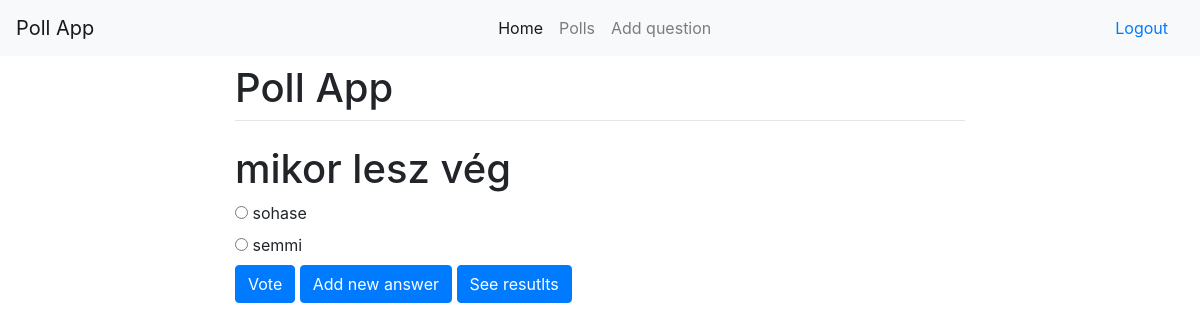
/polls/16/ (signed in), run on the app's committed database.
### polls/models.py (models this page shows, shortened)
class Question(models.Model):
    owner = models.ForeignKey(User, on_delete=models.CASCADE, default=1)
    question_text = models.CharField(max_length=200)
    pub_date = models.DateTimeField(editable=False, auto_now_add=True)

class Choice(models.Model):
    question = models.ForeignKey(Question, on_delete=models.CASCADE)
    choice_text = models.CharField(max_length=200)
    votes = models.IntegerField(default=0)

### polls/views.py (the view)
# urls.py: path('<int:pk>/', views.DetailView.as_view(), name='detail'),
class DetailView(generic.DetailView):
    model = Question
    template_name = 'polls/detail.html'

### polls/templates/polls/detail.html (shortened to what this page needs)
{% extends 'base.html' %}
{% block content %}
    <div class="container">
      <div class="row justify-content-center">
        <div class="col-8">
          <h1 class="mt-2">Poll App</h1>
          <hr class="mt-0 mb-4">
<h1>{{ question.question_text }}</h1>
<form action="{% url 'polls:vote' question.id %}" method="post">
{% for choice in question.choice_set.all %}
    <input type="radio" name="choice" id="choice{{ forloop.counter }}" value="{{ choice.id }}">
    <label for="choice{{ forloop.counter }}">{{ choice.choice_text }}</label><br>
{% endfor %}
<input type="submit" value="Vote" class="btn btn-primary">
<a class=" btn btn-primary" href="{% url 'polls:addanswer' question.id %}">Add new answer</a>
<a class=" btn btn-primary" href="{% url 'polls:results' question.id %}">See resutlts</a>
</form>
</div>
</div>
</div>
{% endblock %}

### data on the page
Question: question_text "mikor lesz vég"
Choice: choice_text "sohase"
Choice: choice_text "semmi"
